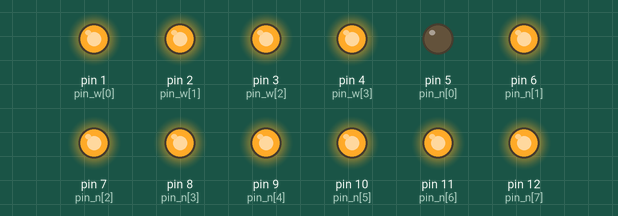
The sketch below on a simulated Arduino Uno, built with avr-gcc and run on an emulated ATmega328P. Shown: output pins drawn as LEDs (lit = HIGH).

Above: at 0.15 s.
At 0.45 s:
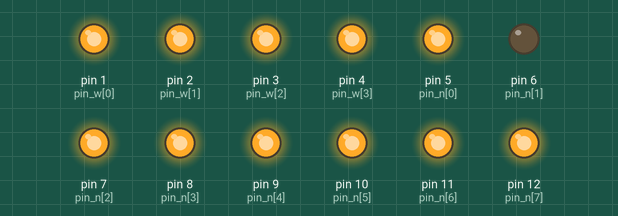
At 1.05 s:
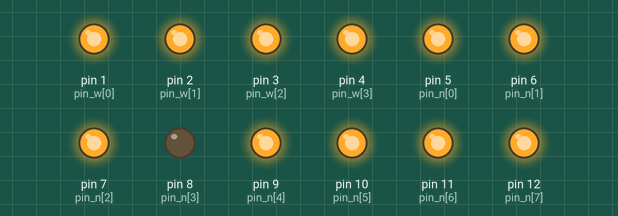
At 1.35 s:
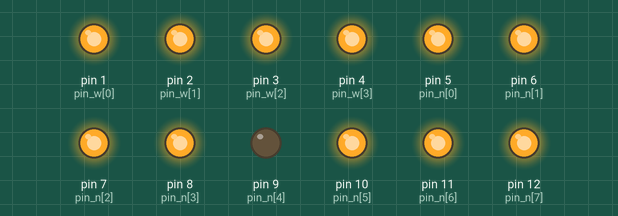
At 1.65 s:
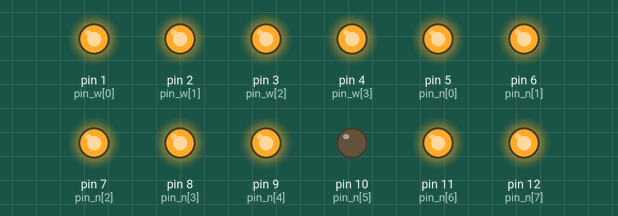
At 2.55 s:
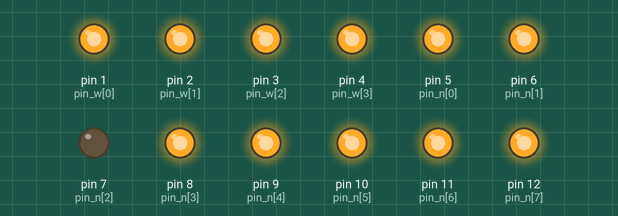
Timing chart, 0 to 3.0 s (numbered marks = the images above):
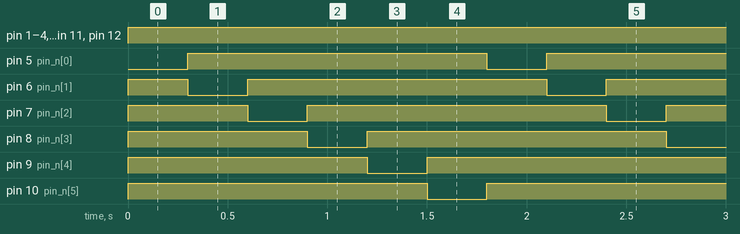

Measured:
- by itself, pin 1 (pin_w[0]), pin 2 (pin_w[1]), pin 3 (pin_w[2]), pin 4 (pin_w[3]), pin 11 (pin_n[6]), pin 12 (pin_n[7]): LOW → HIGH at 0.00 s
- by itself, pin 5 (pin_n[0]), pin 10 (pin_n[5]): alternates HIGH for 1.5 s and LOW for 0.30 s
- by itself, pin 6 (pin_n[1]), pin 7 (pin_n[2]), pin 8 (pin_n[3]), pin 9 (pin_n[4]): repeats every 1.8 s: LOW 0.30 s, HIGH 1.5 s

The sketch:

example_tube_dance.ino
```cpp
// (licence header left out)
const int pin_w[4] = {1,2,3,4};                      // 四位位选(高电平有效)
const int pin_n[8] = {5,6,7,8,9,10,11,12};           // 八位数字产生(低电平有效)

const int n_0[8] = {0,0,0,0,0,0,1,1};                // 0~9 数字
const int n_1[8] = {1,0,0,1,1,1,1,1};
const int n_2[8] = {0,0,1,0,0,1,0,1};
const int n_3[8] = {0,0,0,0,1,1,0,1};
const int n_4[8] = {1,0,0,1,1,0,0,1};
const int n_5[8] = {0,1,0,0,1,0,0,1};
const int n_6[8] = {0,1,0,0,0,0,0,1};
const int n_7[8] = {0,0,0,1,1,1,1,1};
const int n_8[8] = {0,0,0,0,0,0,0,1};
const int n_9[8] = {0,0,0,0,1,0,0,1};

#define SLEEP 500     //延时

void setup()
{ //初始化
  for(int i = 0; i < 4; i++)
      pinMode(pin_w[i], OUTPUT);
  for(int i = 0; i < 8; i++)
      pinMode(pin_n[i], OUTPUT);
}

void print_a_number(int n)  //输出 一位数字
{
    switch(n)
    {
      case 0:
          for(int i = 0; i < 8; i++)
              digitalWrite(pin_n[i],n_0[i] );break;
      case 1:
          for(int i = 0; i < 8; i++)
              digitalWrite(pin_n[i],n_1[i] );break;
      case 2:
          for(int i = 0; i < 8; i++)
              digitalWrite(pin_n[i],n_2[i] );break;
      case 3:
          for(int i = 0; i < 8; i++)
              digitalWrite(pin_n[i],n_3[i] );break;
      case 4:
          for(int i = 0; i < 8; i++)
              digitalWrite(pin_n[i],n_4[i] );break;
      case 5:
          for(int i = 0; i < 8; i++)
              digitalWrite(pin_n[i],n_5[i] );break;
      case 6:
          for(int i = 0; i < 8; i++)
              digitalWrite(pin_n[i],n_6[i] );break;
      case 7:
          for(int i = 0; i < 8; i++)
              digitalWrite(pin_n[i],n_7[i] );break;
      case 8:
          for(int i = 0; i < 8; i++)
              digitalWrite(pin_n[i],n_8[i] );break;
      case 9:
          for(int i = 0; i < 8; i++)
              digitalWrite(pin_n[i],n_9[i] );break;
    }
}
void print_number(int nums)   //输出一个数字（最多四位）
{
  int num[4];
  for(int i = 3; i >= 0; i--)
  {
      num[i] = nums % 10;
      nums  /= 10;
  }
  for(int i = 0; i < 4; i++)
  {
      digitalWrite(pin_w[i], HIGH);
      for(int k = 0; k < 4; k++)
      {
        if(k != i)
            digitalWrite(pin_w[i], LOW);
      }
      print_a_number(num[i]);
  }
}
void tube_dance(int spd)
{
  for(int i = 0 ;i < 4; i++)    //四位同输出
  {
      digitalWrite(pin_w[i], HIGH);
  }
  digitalWrite(pin_n[6],HIGH);     //禁用h 和 dp
  digitalWrite(pin_n[7],HIGH);

  for(int i = 0; i < 6; i++)
  {
        for(int j = 0; j < 6; j++)
        {
              if(j == i)
                  digitalWrite(pin_n[j],LOW);
              else
                  digitalWrite(pin_n[j],HIGH);
        }
        delay(spd);
  }

}
void loop()
{
    tube_dance(300);
}
```
